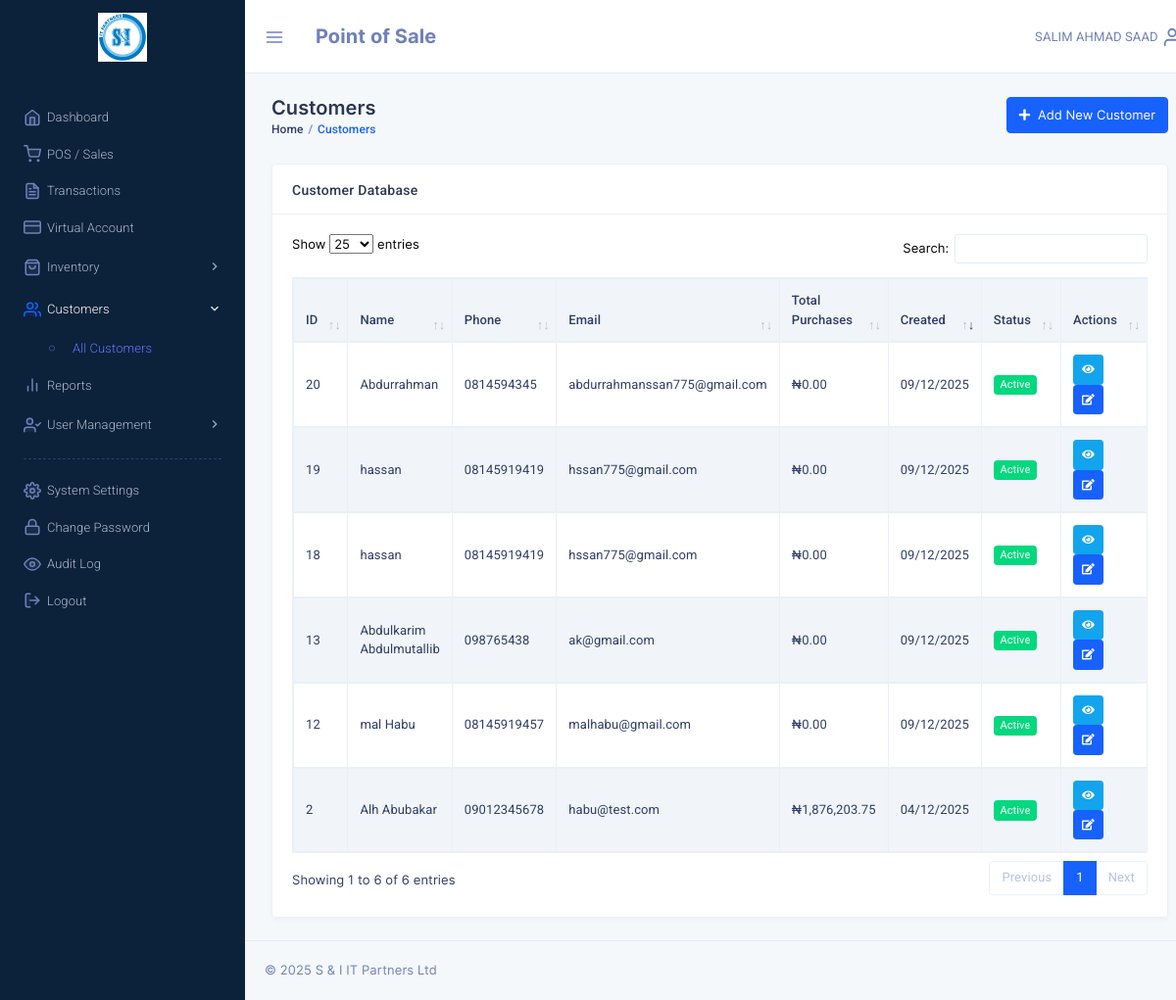
Before: /customers.php with the older database file.
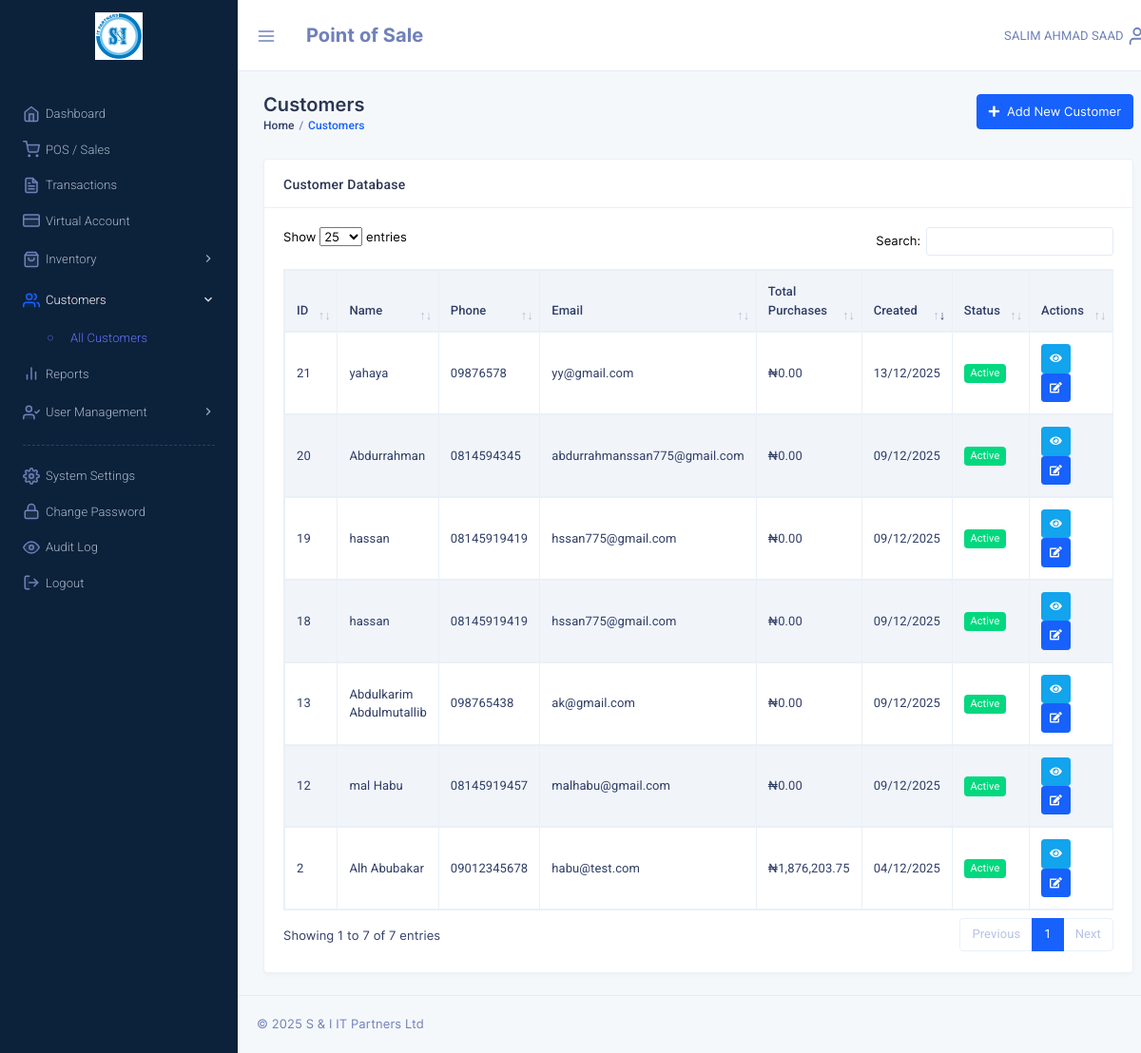
After: the same page with the newer database file.
### tables this page shows
CREATE TABLE `customers` (
  `customer_id` int NOT NULL,
  `name` varchar(100) NOT NULL,
  `phone` varchar(20) DEFAULT NULL,
  `email` varchar(100) DEFAULT NULL,
  `address` text,
  `total_purchases` decimal(10,2) DEFAULT '0.00',
  `created_at` datetime NOT NULL DEFAULT CURRENT_TIMESTAMP,
  `updated_at` timestamp NULL DEFAULT NULL ON UPDATE CURRENT_TIMESTAMP,
  `is_active` tinyint(1) NOT NULL DEFAULT '1',
  `del_status` tinyint(1) DEFAULT '0'
);

CREATE TABLE `system_settings` (
  `id` int NOT NULL,
  `setting_key` varchar(100) NOT NULL,
  `setting_value` text,
  `setting_type` enum('text','number','boolean','json') NOT NULL DEFAULT 'text',
  `description` varchar(255) DEFAULT NULL,
  `updated_by` varchar(32) DEFAULT NULL,
  `updated_at` timestamp NULL DEFAULT NULL ON UPDATE CURRENT_TIMESTAMP
);

### include/pos_functions.php (called while the page is built, shortened)
<?php
if (function_exists('get_setting')) {
	return;
}
function get_setting($dbh, $key, $default = null)
{
	try {
		$sql = "SELECT setting_value FROM system_settings WHERE setting_key = :key LIMIT 1";
		$query = $dbh->prepare($sql);
		$query->bindParam(':key', $key, PDO::PARAM_STR);
		$query->execute();
		$result = $query->fetch(PDO::FETCH_ASSOC);
		return $result ? $result['setting_value'] : $default;
	} catch (PDOException $e) {
		return $default;
	}
}
function format_currency($dbh, $amount)
{
	$symbol = get_setting($dbh, 'currency_symbol', '₦');
	return $symbol . number_format($amount, 2);
}

### customers.php (the view, shortened to what the changed rows need)
<?php
require("config.php");
?>
<!DOCTYPE html>
<html lang="en">
<head>
    <link href="template/assets/css/bootstrap.min.css" rel="stylesheet" type="text/css" />
    <link href="template/assets/css/icons.min.css" rel="stylesheet" type="text/css" />
    <link href="template/assets/css/metisMenu.min.css" rel="stylesheet" type="text/css" />
    <link href="template/assets/css/app.min.css" rel="stylesheet" type="text/css" />
    <link href="template/plugins/datatables/dataTables.bootstrap5.min.css" rel="stylesheet" type="text/css" />
</head>
<body class="dark-sidenav">
    <div class="page-wrapper">
        <div class="page-content">
            <div class="container-fluid">
                <div class="row">
                    <div class="col-12">
                        <div class="card">
                            <div class="card-body">
                                <div class="table-responsive">
                                    <table id="customersTable" class="table table-striped table-bordered">
                                        <thead>
                                            <tr>
                                                <th>ID</th>
                                                <th>Name</th>
                                                <th>Phone</th>
                                                <th>Email</th>
                                                <th>Total Purchases</th>
                                                <th>Created</th>
                                                <th>Status</th>
                                                <th>Actions</th>
                                            </tr>
                                        </thead>
                                        <tbody>
                                            <?php
                                            $sql = "SELECT * FROM customers WHERE del_status = 0 ORDER BY created_at DESC";
                                            $query = $dbh->prepare($sql);
                                            $query->execute();
                                            $customers = $query->fetchAll(PDO::FETCH_ASSOC);
                                            foreach ($customers as $customer):
                                            ?>
                                                <tr>
                                                    <td><?php echo $customer['customer_id']; ?></td>
                                                    <td><?php echo htmlspecialchars($customer['name']); ?></td>
                                                    <td><?php echo htmlspecialchars($customer['phone'] ?? '-'); ?></td>
                                                    <td><?php echo htmlspecialchars($customer['email'] ?? '-'); ?></td>
                                                    <td><?php echo format_currency($dbh, $customer['total_purchases']); ?></td>
                                                    <td><?php echo date('d/m/Y', strtotime($customer['created_at'])); ?></td>
                                                    <td>
                                                        <?php if ($customer['is_active']): ?>
                                                            <span class="badge badge-success">Active</span>
                                                        <?php else: ?>
                                                            <span class="badge badge-secondary">Inactive</span>
                                                        <?php endif; ?>
                                                    </td>
                                                    <td>
                                                        <a href="customer_details.php?id=<?php echo $customer['customer_id']; ?>"
                                                            class="btn btn-sm btn-info" title="View Details">
                                                            <i class="fas fa-eye"></i>
                                                        </a>
                                                        <a href="edit_customer.php?id=<?php echo $customer['customer_id']; ?>"
                                                            class="btn btn-sm btn-primary" title="Edit">
                                                            <i class="fas fa-edit"></i>
                                                        </a>
                                                    </td>
                                                </tr>
                                            <?php endforeach; ?>
                                        </tbody>
                                    </table>
                                </div>
                            </div>
                        </div>
                    </div>
                </div>
            </div>
        </div>
    </div>
</body>
</html>

Changed rows visible on the page:
added customers: customer_id "21", name "yahaya", phone "09876578", email "yy@gmail.com", total_purchases.setting_value "₦0.00", created_at "13/12/2025", is_active "Active"
Other visible differences:
text written by a page script: "Show entries Search: Showing 1 to 6 of 6 entries Previous 1 Next" → "Show entries Search: Showing 1 to 7 of 7 entries Previous 1 Next"
